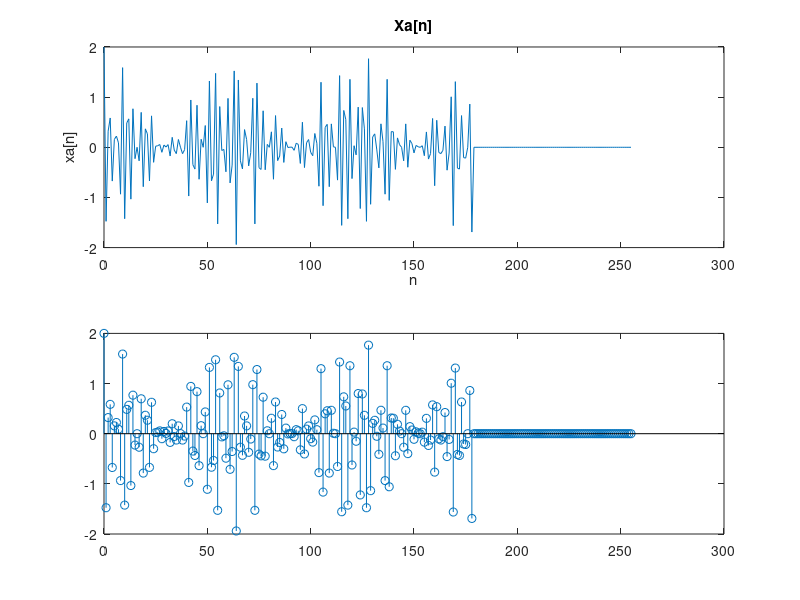
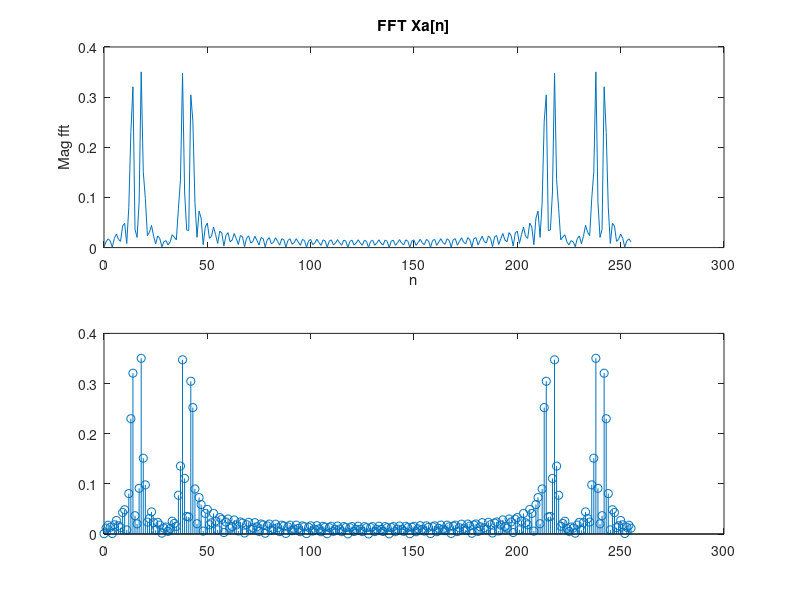
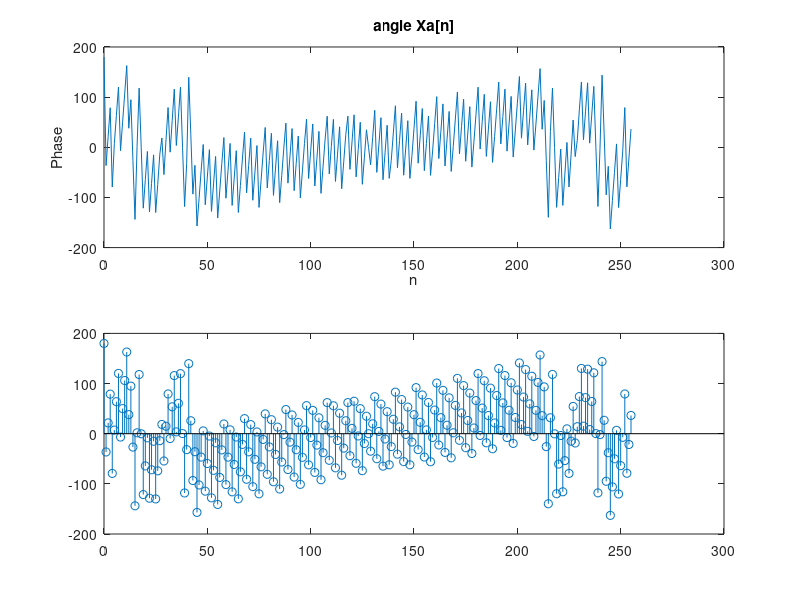

These figures' MATLAB source, in order:
clear all
close all
f1=1/18;
f2=5/128;
fc=50/128;
n=0:1:255;
%tarif motagheyer
xn=cos(2*pi*f1*n)+cos(2*pi*f2*n);
xc=cos(2*pi*fc*n);
xa=xn.*cos(2*pi*fc*n);
xa(180:1:end)=0;
figure;subplot(211);plot(n,xa);title('Xa[n]');xlabel('n');ylabel('xa[n]');
subplot(212);stem(n,xa);

Fxa=fftshift(fft(xa,256));
%Fxa=fft(xa,256);


figure;subplot(211);plot(0:255,abs(Fxa)/128);title('FFT Xa[n]');xlabel('n');ylabel('Mag fft');
subplot(212);stem(0:255,abs(Fxa)/128);

figure;subplot(211);plot(0:255,angle(Fxa)*180/pi);title('angle Xa[n]');xlabel('n');ylabel('Phase');
subplot(212);stem(0:255,angle(Fxa)*180/pi);ylim auto;
